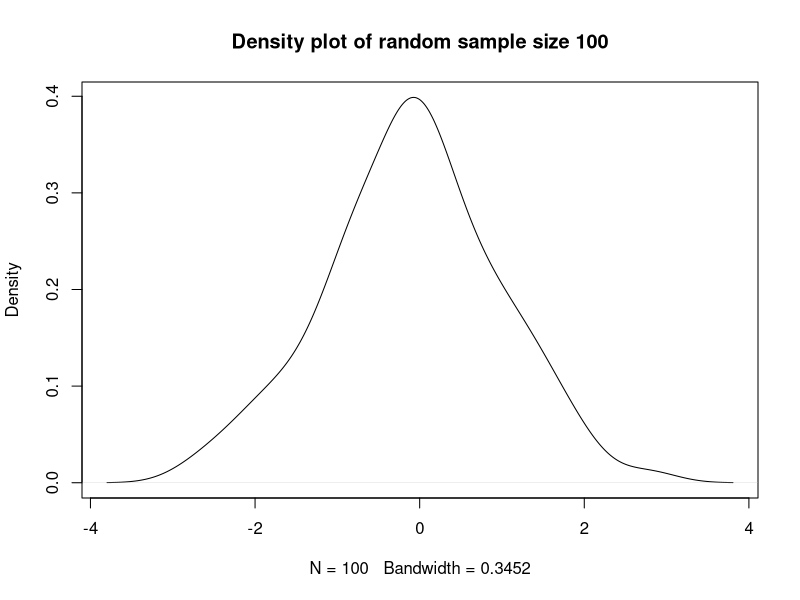
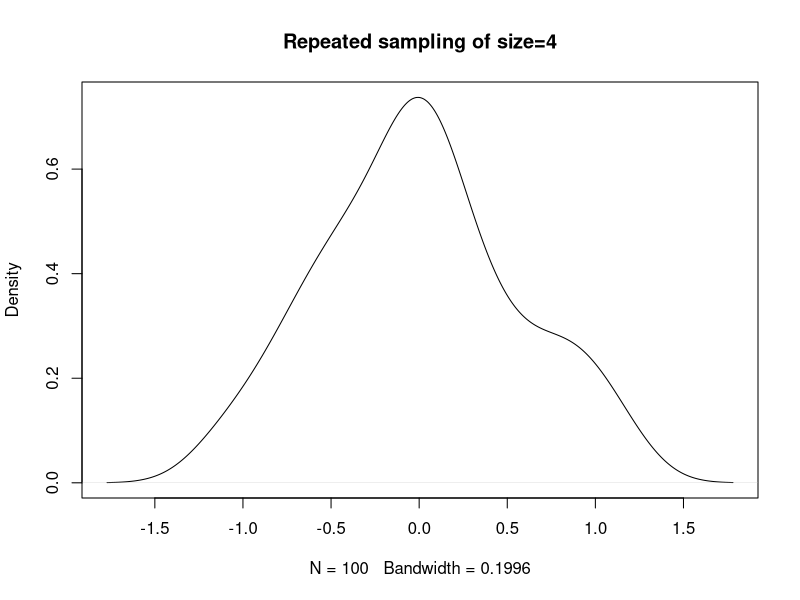
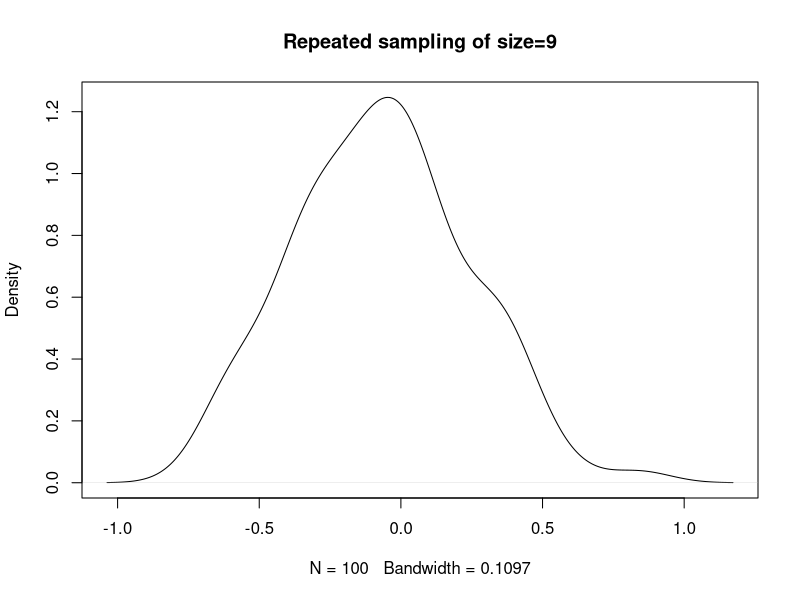
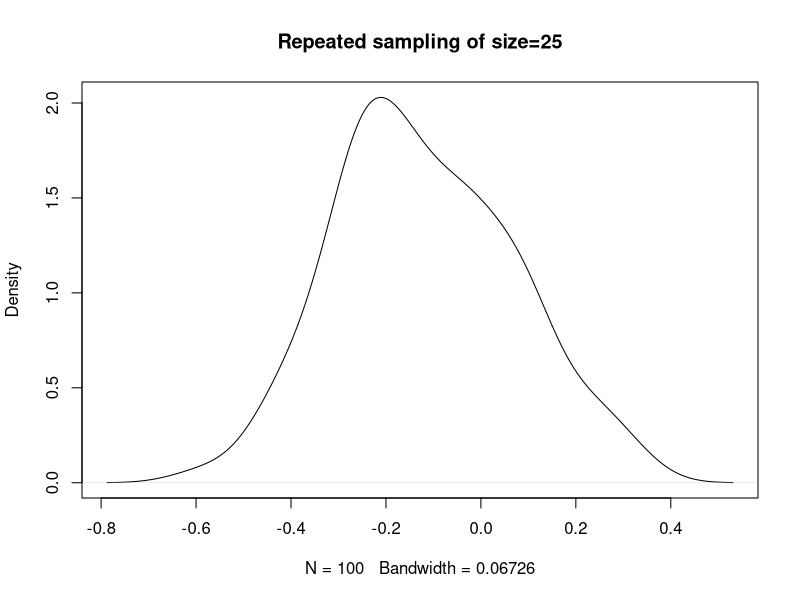

Source code (R) for these figures, in order:
# 3. Take a random sample from the normal distribution, and plot the estimated density function.
x <- rnorm(100)
plot(density(x), main="Density plot of random sample size 100")

# Now take repeated samples of size 4, calculate the mean for each such sample, and
# plot the density. 
av <- numeric(100)

for (i in 1:100) {
 av[i] <- mean(sample(x,4))
}

plot(density(av), main="Repeated sampling of size=4")

#Repeat the above: taking samples of size 9, and of size 25.

for (i in 1:100) {
  av[i] <- mean(sample(x,9))
}

plot(density(av), main="Repeated sampling of size=9")

for (i in 1:100) {
  av[i] <- mean(sample(x,25))
}

plot(density(av), main="Repeated sampling of size=25")